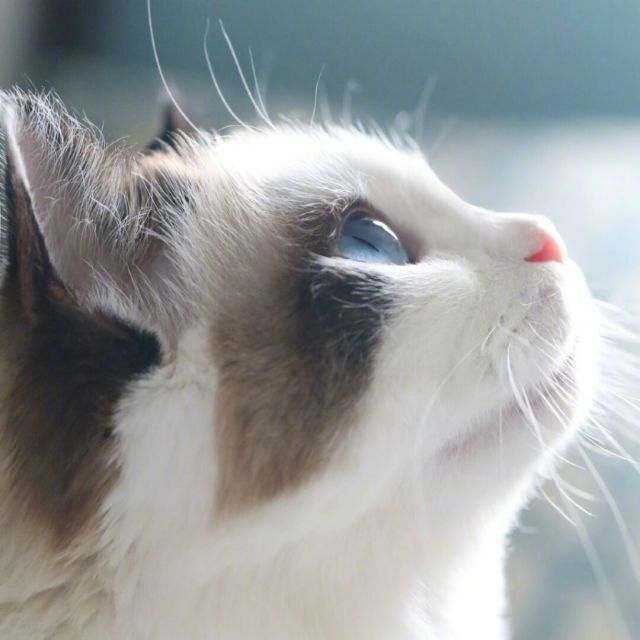
%> input picture picture_signal_processing/demo.jpg, 640 x 640 px
$ octave add.m   (GNU Octave 9; MATLAB toolbox functions it lacks are replaced by stand-ins)
%> lines starting %> are read from the running program, lines starting %| are printed output that depends on the picture
%信号相加
I = imread('demo.jpg'); %读取图片
%> I is the input picture: size 640x640x3 uint8; mean R, G, B 151.1, 155, 155.8
A = immultiply(I,2);
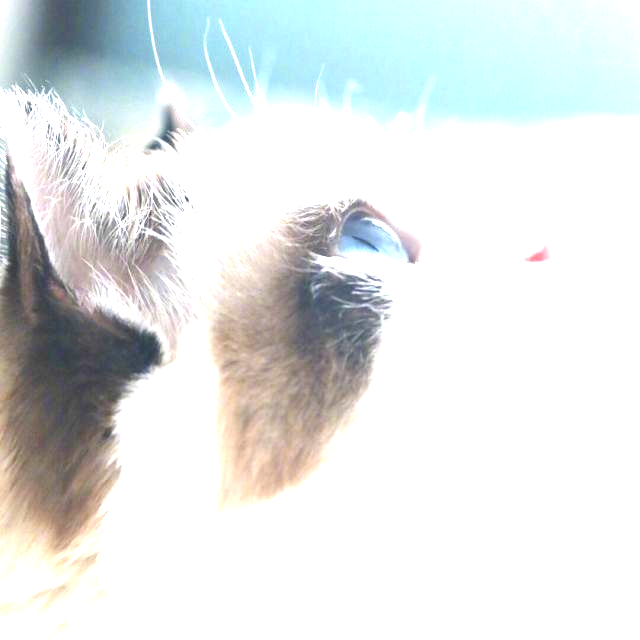
%> A: size 640x640x3 uint8; mean R, G, B 224.6, 229.3, 229.1
B = imadd(I,A);
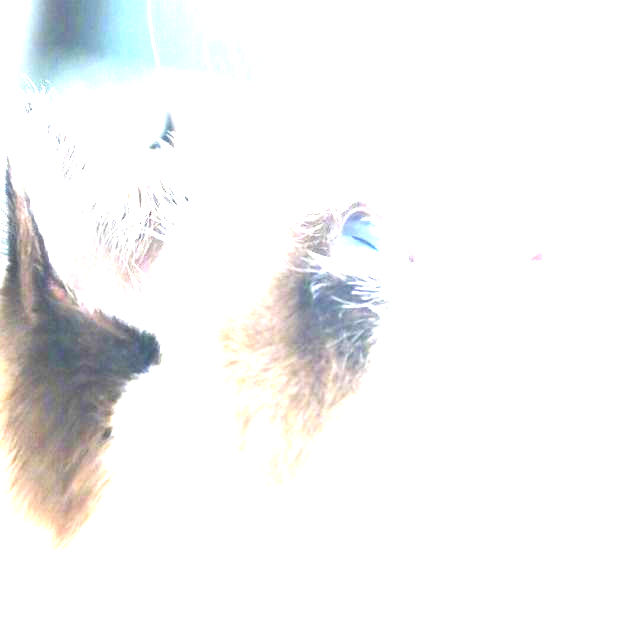
%> B: size 640x640x3 uint8; mean R, G, B 243.8, 244.1, 243.9
imshow(B);
